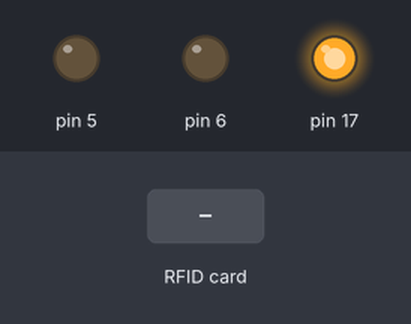
A sketch run on a simulated Arduino Leonardo, built with avr-gcc and run on an emulated ATmega32U4. Shown: output pins drawn as LEDs (lit = HIGH). Inputs (shaded band) come from the test bench. What the sketch prints to the serial monitor is not drawn.

Above: at 1.2 s.
1.3 s: RFID card 5E 7A 19 C4 held to the reader
At 2.0 s:
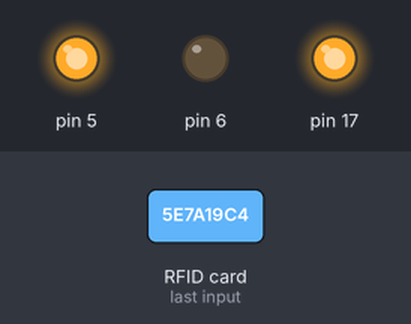
Timing chart, 0 to 4.3 s (numbered marks = the images above; inputs shaded):
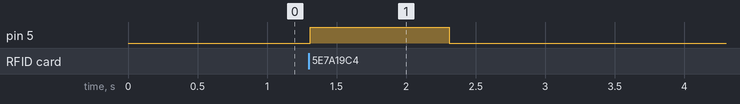

Measured:
- after the input at 1.3 s, pin 5: LOW → HIGH at once, → LOW 1.0 s later

The sketch:

SJConScanner.ino
```cpp
#include <SPI.h>
#include <MFRC522.h>
#include <Keyboard.h>

#define RST_PIN         9
#define SS_PIN          10

MFRC522 mfrc522(SS_PIN, RST_PIN);

void setup() {
  Serial.begin(9600);
  SPI.begin();
  mfrc522.PCD_Init();
  Serial.println(F("Scan your SRN:"));
  pinMode(5,OUTPUT);
  pinMode(6,OUTPUT);
}

void loop() {


  MFRC522::MIFARE_Key key;
  for (byte i = 0; i < 6; i++) key.keyByte[i] = 0xFF;
  byte block = 4;
  byte len = 18;
  byte buffer1[18];
  MFRC522::StatusCode status;


  if ( ! mfrc522.PICC_IsNewCardPresent()) {
    return;
  }

  if ( ! mfrc522.PICC_ReadCardSerial()) {
    return;
  }

  Serial.println(F("**Card Detected:**"));
  //mfrc522.PICC_DumpDetailsToSerial(&(mfrc522.uid)); //dump some details about the card
  Serial.print(F("SRN: "));


  //------------------------------------------- GET SRN
  status = mfrc522.PCD_Authenticate(MFRC522::PICC_CMD_MF_AUTH_KEY_A, 4, &key, &(mfrc522.uid));
  status = mfrc522.MIFARE_Read(block, buffer1, &len);

  //------------------------------------------- PRINT SRN
//  Keyboard.begin();
  for (uint8_t i = 0; i < 16; i++)
  {
      Serial.write(buffer1[i]);
 //     Keyboard.write(buffer1[i]);
  }

  Serial.println(F("\n**End Reading**\n"));

  //Serial.write(buffer1[0]);

  if (buffer1[3]=='1'){
    digitalWrite(6,HIGH);
    delay(1000);
    digitalWrite(6,LOW);
    delay(1000);
  }
  else {
    digitalWrite(5,HIGH);
    delay(1000);
    digitalWrite(5,LOW);
    delay(1000);
  }


  delay(1000); //change value if you want to read cards faster

  mfrc522.PICC_HaltA();
  mfrc522.PCD_StopCrypto1();
}
```
